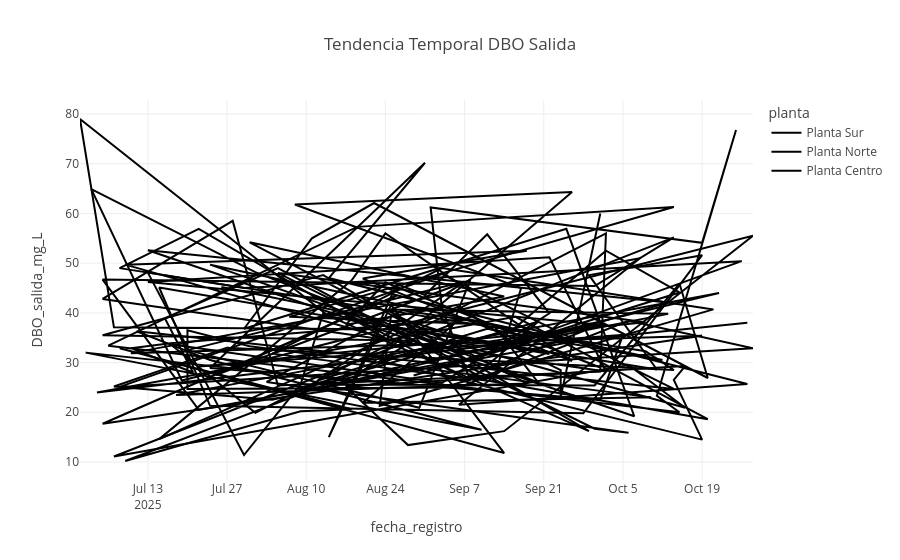
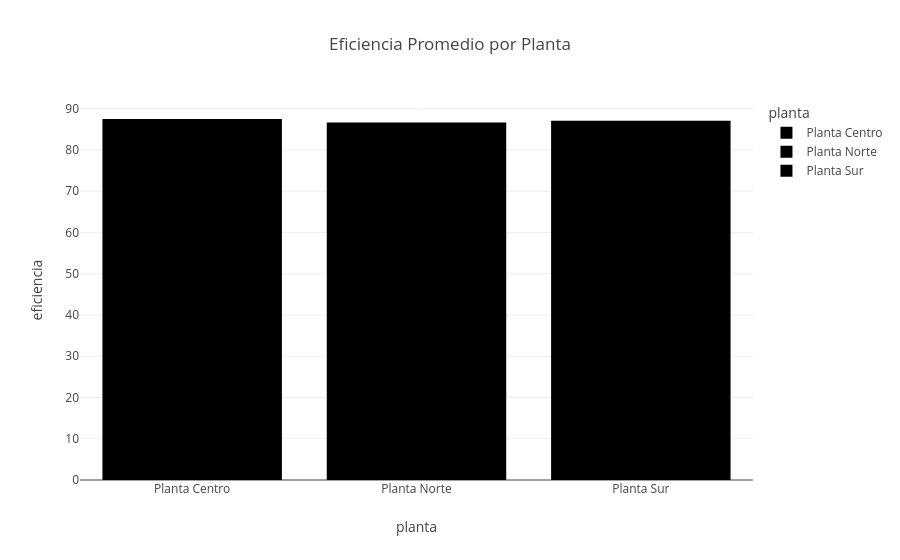
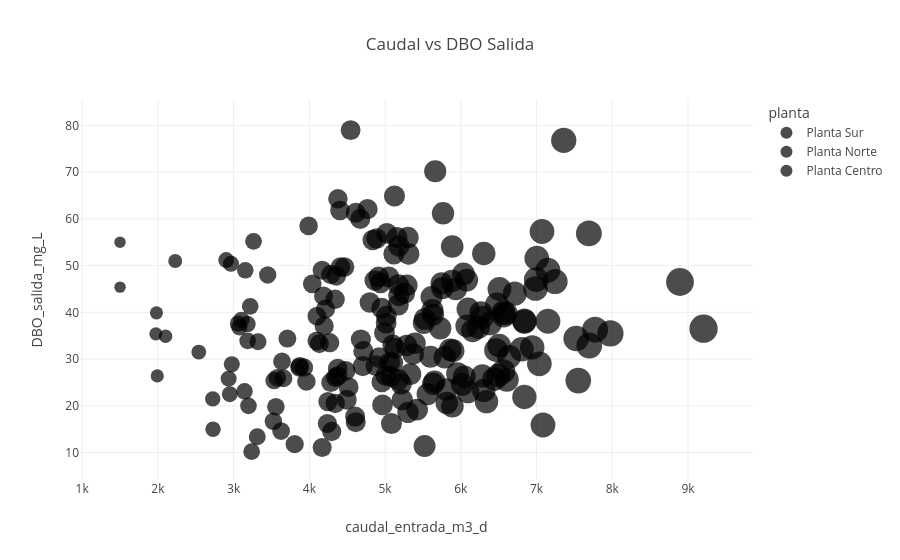
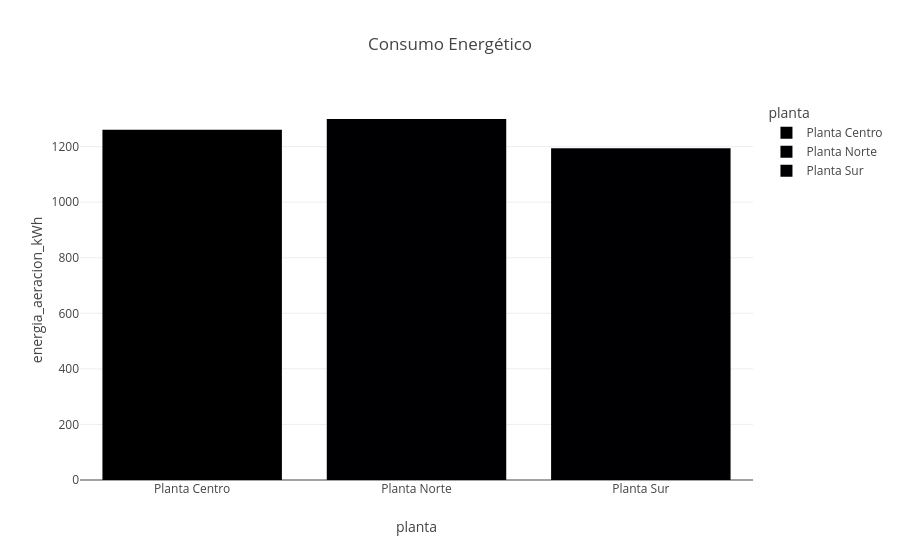

Here is the notebook cell these charts were saved with, in order:
### Code cell
grafico_dbo_tiempo(df).show()
grafico_eficiencia(df).show()
grafico_caudal_dbo(df).show()
grafico_energia(df).show()
grafico_lodos(df).show()
grafico_distribucion(df).show()
grafico_cumplimiento(df).show()

### Figure 1 — Plotly figure (JSON) as saved in the notebook; plotly's stock layout.template omitted (floating-point values rounded to 4 significant figures)
{"data": [{"hovertemplate": "planta=Planta Sur<br>fecha_registro=%{x}<br>DBO_salida_mg_L=%{y}<extra></extra>", "legendgroup": "Planta Sur", "line": {"color": "#000001", "dash": "solid"}, "marker": {"symbol": "circle"}, "mode": "lines", "name": "Planta Sur", "orientation": "v", "showlegend": true, "x": ["2025-08-17", "2025-09-07", "2025-10-01", "2025-08-27", "2025-07-09", "2025-08-09", "2025-08-18", "2025-07-08", "2025-09-14", "2025-08-25", "2025-08-14", "2025-08-26", "2025-08-31", "2025-09-11", "2025-09-22", "2025-09-03", "2025-07-17", "2025-08-01", "2025-10-02", "2025-10-01", "2025-08-05", "2025-07-28", "2025-07-05", "2025-10-02", "2025-09-22", "2025-07-22", "2025-07-13", "2025-10-02", "2025-09-15", "2025-09-06", "2025-07-15", "2025-08-18", "2025-08-24", "2025-09-26", "2025-08-20", "2025-09-18", "2025-07-09", "2025-08-24", "2025-07-22", "2025-07-08", "2025-10-09", "2025-10-14", "2025-07-27", "2025-07-07", "2025-08-04", "2025-10-22", "2025-07-18", "2025-09-18", "2025-08-24", "2025-10-13", "2025-09-15", "2025-09-24", "2025-09-24", "2025-10-01"], "xaxis": "x", "y": [40.0, 26.8, 37.7, 31.5, 10.2, 20.2, 20.6, 32.9, 11.8, 41.6, 15.0, 45.8, 43.6, 55.8, 39.9, 25.9, 33.7, 19.9, 56.0, 28.2, 25.4, 58.5, 42.8, 28.2, 51.2, 46.8, 46.2, 37.5, 34.4, 41.3, 14.6, 46.5, 56.0, 30.3, 46.9, 52.5, 49.7, 34.9, 56.9, 49.0, 32.3, 28.5, 33.0, 25.2, 22.5, 44.0, 23.5, 25.8, 40.7, 39.8, 33.5, 28.5, 23.1, 60.0], "yaxis": "y", "type": "scatter"}, {"hovertemplate": "planta=Planta Norte<br>fecha_registro=%{x}<br>DBO_salida_mg_L=%{y}<extra></extra>", "legendgroup": "Planta Norte", "line": {"color": "#000002", "dash": "solid"}, "marker": {"symbol": "circle"}, "mode": "lines", "name": "Planta Norte", "orientation": "v", "showlegend": true, "x": ["2025-07-26", "2025-09-22", "2025-07-15", "2025-07-24", "2025-09-28", "2025-10-19", "2025-09-29", "2025-10-11", "2025-08-14", "2025-07-01", "2025-07-07", "2025-09-02", "2025-08-25", "2025-08-23", "2025-10-21", "2025-09-03", "2025-08-04", "2025-09-12", "2025-09-17", "2025-08-08", "2025-09-26", "2025-08-18", "2025-07-02", "2025-09-10", "2025-07-24", "2025-07-11", "2025-10-14", "2025-09-03", "2025-07-08", "2025-10-28", "2025-10-06", "2025-09-06", "2025-07-20", "2025-07-20", "2025-07-31", "2025-10-10", "2025-08-20", "2025-09-06", "2025-07-17", "2025-07-10", "2025-07-21", "2025-07-16", "2025-08-05", "2025-09-11", "2025-10-20", "2025-09-16", "2025-07-04", "2025-09-15", "2025-08-08", "2025-09-20", "2025-09-08", "2025-09-03", "2025-09-01", "2025-10-19", "2025-10-25", "2025-10-11", "2025-10-15", "2025-07-06", "2025-08-19", "2025-10-14", "2025-08-07", "2025-09-12", "2025-09-26", "2025-07-22", "2025-07-05", "2025-09-30", "2025-10-14", "2025-07-07", "2025-10-06", "2025-10-16", "2025-08-26"], "xaxis": "x", "y": [45.2, 31.7, 45.1, 21.3, 19.8, 51.6, 47.6, 28.6, 39.3, 79.0, 37.1, 36.6, 39.5, 21.3, 40.7, 49.0, 31.8, 26.2, 45.0, 61.8, 64.3, 26.3, 32.0, 16.5, 30.5, 36.3, 24.7, 47.8, 25.1, 32.9, 38.4, 25.0, 24.7, 36.5, 33.3, 23.0, 21.9, 38.6, 33.9, 32.9, 28.0, 38.9, 49.0, 26.4, 18.6, 39.2, 24.0, 33.9, 24.6, 38.2, 26.5, 40.9, 61.2, 54.1, 76.8, 23.3, 20.0, 33.4, 57.3, 61.3, 39.2, 37.6, 34.2, 20.5, 46.7, 45.4, 55.2, 11.1, 29.5, 20.9, 37.1], "yaxis": "y", "type": "scatter"}, {"hovertemplate": "planta=Planta Centro<br>fecha_registro=%{x}<br>DBO_salida_mg_L=%{y}<extra></extra>", "legendgroup": "Planta Centro", "line": {"color": "#000003", "dash": "solid"}, "marker": {"symbol": "circle"}, "mode": "lines", "name": "Planta Centro", "orientation": "v", "showlegend": true, "x": ["2025-10-27", "2025-09-06", "2025-07-24", "2025-10-12", "2025-09-11", "2025-08-12", "2025-09-07", "2025-07-20", "2025-08-30", "2025-09-08", "2025-07-25", "2025-08-26", "2025-07-05", "2025-10-19", "2025-07-10", "2025-10-08", "2025-09-06", "2025-10-27", "2025-08-14", "2025-08-31", "2025-07-24", "2025-10-01", "2025-10-05", "2025-07-22", "2025-10-09", "2025-08-05", "2025-09-30", "2025-10-06", "2025-08-03", "2025-08-27", "2025-09-12", "2025-09-20", "2025-08-01", "2025-07-03", "2025-07-19", "2025-10-28", "2025-09-14", "2025-08-28", "2025-08-17", "2025-10-16", "2025-10-14", "2025-10-19", "2025-08-23", "2025-08-29", "2025-07-05", "2025-08-13", "2025-09-29", "2025-08-13", "2025-08-09", "2025-07-30", "2025-07-13", "2025-07-30", "2025-10-26", "2025-09-09", "2025-08-14", "2025-09-30", "2025-10-15", "2025-10-20", "2025-08-22", "2025-08-11", "2025-07-30", "2025-09-25", "2025-10-07", "2025-07-13", "2025-10-13", "2025-08-29", "2025-10-15", "2025-10-02", "2025-09-15", "2025-10-01", "2025-08-24", "2025-08-17", "2025-09-14", "2025-07-31", "2025-08-21"], "xaxis": "x", "y": [38.0, 32.1, 49.7, 30.5, 36.8, 26.4, 46.3, 32.5, 20.9, 46.6, 27.5, 43.5, 17.7, 35.4, 31.9, 51.0, 21.5, 25.7, 47.0, 70.2, 28.9, 22.5, 35.6, 29.2, 38.1, 48.0, 16.7, 15.9, 26.1, 40.5, 37.7, 26.0, 48.2, 64.9, 26.4, 55.5, 16.2, 13.4, 25.2, 29.3, 26.5, 14.5, 30.4, 34.4, 35.5, 47.6, 16.2, 39.9, 25.6, 11.4, 48.1, 45.0, 50.4, 31.1, 25.6, 25.4, 45.9, 26.9, 62.1, 55.0, 36.8, 56.9, 19.2, 52.6, 42.1, 27.4, 44.1, 52.5, 36.1, 29.0, 46.1, 37.6, 43.3, 54.2, 41.7], "yaxis": "y", "type": "scatter"}], "layout": {"xaxis": {"anchor": "y", "domain": [0.0, 1.0], "title": {"text": "fecha_registro"}}, "yaxis": {"anchor": "x", "domain": [0.0, 1.0], "title": {"text": "DBO_salida_mg_L"}}, "legend": {"title": {"text": "planta"}, "tracegroupgap": 0}, "title": {"text": "Tendencia Temporal DBO Salida"}}}

### Figure 2 — Plotly figure (JSON) as saved in the notebook; plotly's stock layout.template omitted (floating-point values rounded to 4 significant figures)
{"data": [{"hovertemplate": "planta=%{x}<br>eficiencia=%{y}<extra></extra>", "legendgroup": "Planta Centro", "marker": {"color": "#000001", "pattern": {"shape": ""}}, "name": "Planta Centro", "orientation": "v", "showlegend": true, "textposition": "auto", "x": ["Planta Centro"], "xaxis": "x", "y": [87.51], "yaxis": "y", "type": "bar"}, {"hovertemplate": "planta=%{x}<br>eficiencia=%{y}<extra></extra>", "legendgroup": "Planta Norte", "marker": {"color": "#000002", "pattern": {"shape": ""}}, "name": "Planta Norte", "orientation": "v", "showlegend": true, "textposition": "auto", "x": ["Planta Norte"], "xaxis": "x", "y": [86.65], "yaxis": "y", "type": "bar"}, {"hovertemplate": "planta=%{x}<br>eficiencia=%{y}<extra></extra>", "legendgroup": "Planta Sur", "marker": {"color": "#000003", "pattern": {"shape": ""}}, "name": "Planta Sur", "orientation": "v", "showlegend": true, "textposition": "auto", "x": ["Planta Sur"], "xaxis": "x", "y": [87.1], "yaxis": "y", "type": "bar"}], "layout": {"xaxis": {"anchor": "y", "domain": [0.0, 1.0], "title": {"text": "planta"}, "categoryorder": "array", "categoryarray": ["Planta Centro", "Planta Norte", "Planta Sur"]}, "yaxis": {"anchor": "x", "domain": [0.0, 1.0], "title": {"text": "eficiencia"}}, "legend": {"title": {"text": "planta"}, "tracegroupgap": 0}, "title": {"text": "Eficiencia Promedio por Planta"}, "barmode": "relative"}}

### Figure 3 — Plotly figure (JSON) as saved in the notebook; plotly's stock layout.template omitted (floating-point values rounded to 4 significant figures)
{"data": [{"hovertemplate": "planta=Planta Sur<br>caudal_entrada_m3_d=%{marker.size}<br>DBO_salida_mg_L=%{y}<extra></extra>", "legendgroup": "Planta Sur", "marker": {"color": "#000001", "size": [6562, 5336, 5014, 2540, 3238, 4966, 5814, 5284, 3806, 5173, 2728, 5288, 5182, 4888, 6265, 3658, 3322, 5889, 5157, 3868, 7551, 3990, 4340, 3928, 2902, 4863, 5747, 3182, 3710, 3219, 3627, 8894, 5302, 4920, 6077, 5311, 4411, 2101, 7691, 3154, 5131, 3874, 5103, 3961, 2950, 6711, 5807, 2934, 4214, 6591, 4269, 4705, 3144, 4672], "sizemode": "area", "sizeref": 23.01, "symbol": "circle"}, "mode": "markers", "name": "Planta Sur", "orientation": "v", "showlegend": true, "x": [6562, 5336, 5014, 2540, 3238, 4966, 5814, 5284, 3806, 5173, 2728, 5288, 5182, 4888, 6265, 3658, 3322, 5889, 5157, 3868, 7551, 3990, 4340, 3928, 2902, 4863, 5747, 3182, 3710, 3219, 3627, 8894, 5302, 4920, 6077, 5311, 4411, 2101, 7691, 3154, 5131, 3874, 5103, 3961, 2950, 6711, 5807, 2934, 4214, 6591, 4269, 4705, 3144, 4672], "xaxis": "x", "y": [40.0, 26.8, 37.7, 31.5, 10.2, 20.2, 20.6, 32.9, 11.8, 41.6, 15.0, 45.8, 43.6, 55.8, 39.9, 25.9, 33.7, 19.9, 56.0, 28.2, 25.4, 58.5, 42.8, 28.2, 51.2, 46.8, 46.2, 37.5, 34.4, 41.3, 14.6, 46.5, 56.0, 30.3, 46.9, 52.5, 49.7, 34.9, 56.9, 49.0, 32.3, 28.5, 33.0, 25.2, 22.5, 44.0, 23.5, 25.8, 40.7, 39.8, 33.5, 28.5, 23.1, 60.0], "yaxis": "y", "type": "scatter"}, {"hovertemplate": "planta=Planta Norte<br>caudal_entrada_m3_d=%{marker.size}<br>DBO_salida_mg_L=%{y}<extra></extra>", "legendgroup": "Planta Norte", "marker": {"color": "#000002", "size": [5755, 4714, 6986, 5227, 3558, 7003, 5049, 4878, 6566, 4545, 6080, 5728, 5633, 4495, 6095, 7150, 5899, 6046, 6510, 4404, 4377, 5075, 5860, 4612, 6637, 7773, 5212, 4356, 4957, 6506, 3103, 4284, 5634, 9205, 4133, 6094, 6839, 5524, 3185, 7696, 4374, 6281, 4169, 1992, 5303, 4100, 4519, 4099, 6020, 6839, 6497, 4955, 5765, 5886, 7359, 6303, 3196, 5394, 7072, 4612, 5016, 6388, 4680, 4341, 5884, 1500, 3263, 4169, 3639, 4245, 4196], "sizemode": "area", "sizeref": 23.01, "symbol": "circle"}, "mode": "markers", "name": "Planta Norte", "orientation": "v", "showlegend": true, "x": [5755, 4714, 6986, 5227, 3558, 7003, 5049, 4878, 6566, 4545, 6080, 5728, 5633, 4495, 6095, 7150, 5899, 6046, 6510, 4404, 4377, 5075, 5860, 4612, 6637, 7773, 5212, 4356, 4957, 6506, 3103, 4284, 5634, 9205, 4133, 6094, 6839, 5524, 3185, 7696, 4374, 6281, 4169, 1992, 5303, 4100, 4519, 4099, 6020, 6839, 6497, 4955, 5765, 5886, 7359, 6303, 3196, 5394, 7072, 4612, 5016, 6388, 4680, 4341, 5884, 1500, 3263, 4169, 3639, 4245, 4196], "xaxis": "x", "y": [45.2, 31.7, 45.1, 21.3, 19.8, 51.6, 47.6, 28.6, 39.3, 79.0, 37.1, 36.6, 39.5, 21.3, 40.7, 49.0, 31.8, 26.2, 45.0, 61.8, 64.3, 26.3, 32.0, 16.5, 30.5, 36.3, 24.7, 47.8, 25.1, 32.9, 38.4, 25.0, 24.7, 36.5, 33.3, 23.0, 21.9, 38.6, 33.9, 32.9, 28.0, 38.9, 49.0, 26.4, 18.6, 39.2, 24.0, 33.9, 24.6, 38.2, 26.5, 40.9, 61.2, 54.1, 76.8, 23.3, 20.0, 33.4, 57.3, 61.3, 39.2, 37.6, 34.2, 20.5, 46.7, 45.4, 55.2, 11.1, 29.5, 20.9, 37.1], "yaxis": "y", "type": "scatter"}, {"hovertemplate": "planta=Planta Centro<br>caudal_entrada_m3_d=%{marker.size}<br>DBO_salida_mg_L=%{y}<extra></extra>", "legendgroup": "Planta Centro", "marker": {"color": "#000003", "size": [6840, 6803, 4464, 5598, 6231, 4376, 4940, 6942, 6339, 7245, 4478, 4187, 4604, 1973, 6465, 2229, 2724, 6440, 6995, 5662, 2976, 5561, 4992, 5101, 7150, 3450, 3525, 7085, 4346, 5626, 5510, 3577, 6035, 5124, 6285, 4836, 4238, 3312, 5652, 5061, 5010, 4295, 5789, 7523, 7975, 4915, 5084, 1981, 6607, 5521, 4283, 5933, 2965, 5371, 5176, 3534, 5176, 5956, 4768, 1500, 3075, 5023, 5423, 6303, 4798, 6562, 5254, 5116, 6157, 7037, 4038, 3057, 5613, 5182, 6477], "sizemode": "area", "sizeref": 23.01, "symbol": "circle"}, "mode": "markers", "name": "Planta Centro", "orientation": "v", "showlegend": true, "x": [6840, 6803, 4464, 5598, 6231, 4376, 4940, 6942, 6339, 7245, 4478, 4187, 4604, 1973, 6465, 2229, 2724, 6440, 6995, 5662, 2976, 5561, 4992, 5101, 7150, 3450, 3525, 7085, 4346, 5626, 5510, 3577, 6035, 5124, 6285, 4836, 4238, 3312, 5652, 5061, 5010, 4295, 5789, 7523, 7975, 4915, 5084, 1981, 6607, 5521, 4283, 5933, 2965, 5371, 5176, 3534, 5176, 5956, 4768, 1500, 3075, 5023, 5423, 6303, 4798, 6562, 5254, 5116, 6157, 7037, 4038, 3057, 5613, 5182, 6477], "xaxis": "x", "y": [38.0, 32.1, 49.7, 30.5, 36.8, 26.4, 46.3, 32.5, 20.9, 46.6, 27.5, 43.5, 17.7, 35.4, 31.9, 51.0, 21.5, 25.7, 47.0, 70.2, 28.9, 22.5, 35.6, 29.2, 38.1, 48.0, 16.7, 15.9, 26.1, 40.5, 37.7, 26.0, 48.2, 64.9, 26.4, 55.5, 16.2, 13.4, 25.2, 29.3, 26.5, 14.5, 30.4, 34.4, 35.5, 47.6, 16.2, 39.9, 25.6, 11.4, 48.1, 45.0, 50.4, 31.1, 25.6, 25.4, 45.9, 26.9, 62.1, 55.0, 36.8, 56.9, 19.2, 52.6, 42.1, 27.4, 44.1, 52.5, 36.1, 29.0, 46.1, 37.6, 43.3, 54.2, 41.7], "yaxis": "y", "type": "scatter"}], "layout": {"xaxis": {"anchor": "y", "domain": [0.0, 1.0], "title": {"text": "caudal_entrada_m3_d"}}, "yaxis": {"anchor": "x", "domain": [0.0, 1.0], "title": {"text": "DBO_salida_mg_L"}}, "legend": {"title": {"text": "planta"}, "tracegroupgap": 0, "itemsizing": "constant"}, "title": {"text": "Caudal vs DBO Salida"}}}

### Figure 4 — Plotly figure (JSON) as saved in the notebook; plotly's stock layout.template omitted (floating-point values rounded to 4 significant figures)
{"data": [{"hovertemplate": "planta=%{x}<br>energia_aeracion_kWh=%{y}<extra></extra>", "legendgroup": "Planta Centro", "marker": {"color": "#000001", "pattern": {"shape": ""}}, "name": "Planta Centro", "orientation": "v", "showlegend": true, "textposition": "auto", "x": ["Planta Centro"], "xaxis": "x", "y": [1261.0], "yaxis": "y", "type": "bar"}, {"hovertemplate": "planta=%{x}<br>energia_aeracion_kWh=%{y}<extra></extra>", "legendgroup": "Planta Norte", "marker": {"color": "#000002", "pattern": {"shape": ""}}, "name": "Planta Norte", "orientation": "v", "showlegend": true, "textposition": "auto", "x": ["Planta Norte"], "xaxis": "x", "y": [1299.0], "yaxis": "y", "type": "bar"}, {"hovertemplate": "planta=%{x}<br>energia_aeracion_kWh=%{y}<extra></extra>", "legendgroup": "Planta Sur", "marker": {"color": "#000003", "pattern": {"shape": ""}}, "name": "Planta Sur", "orientation": "v", "showlegend": true, "textposition": "auto", "x": ["Planta Sur"], "xaxis": "x", "y": [1194.0], "yaxis": "y", "type": "bar"}], "layout": {"xaxis": {"anchor": "y", "domain": [0.0, 1.0], "title": {"text": "planta"}, "categoryorder": "array", "categoryarray": ["Planta Centro", "Planta Norte", "Planta Sur"]}, "yaxis": {"anchor": "x", "domain": [0.0, 1.0], "title": {"text": "energia_aeracion_kWh"}}, "legend": {"title": {"text": "planta"}, "tracegroupgap": 0}, "title": {"text": "Consumo Energético"}, "barmode": "relative"}}
